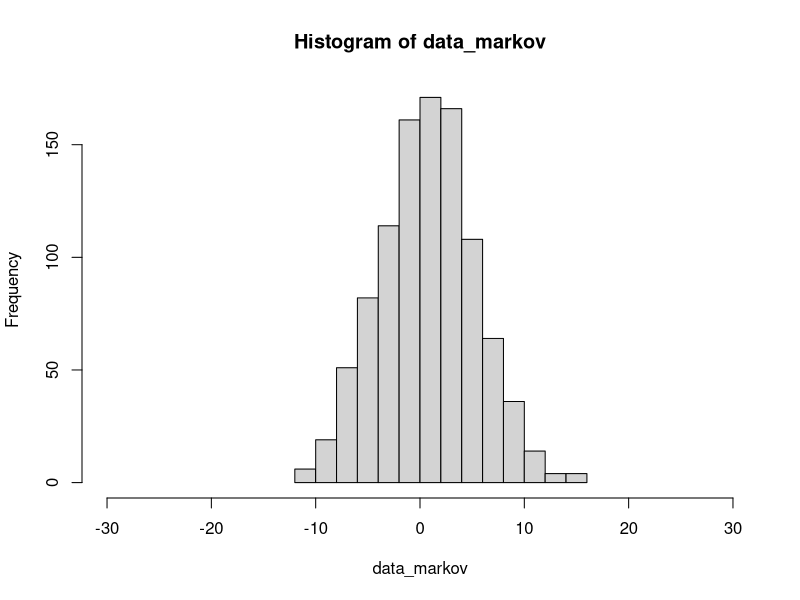
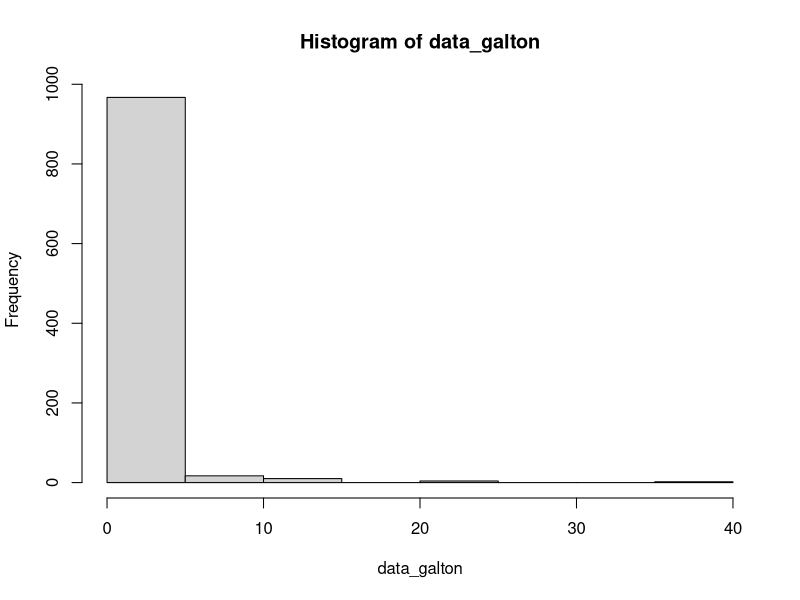
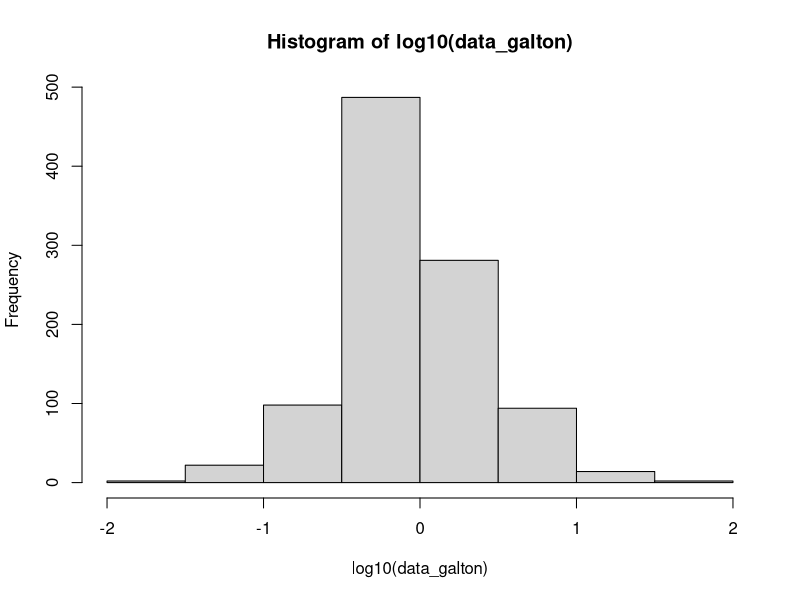
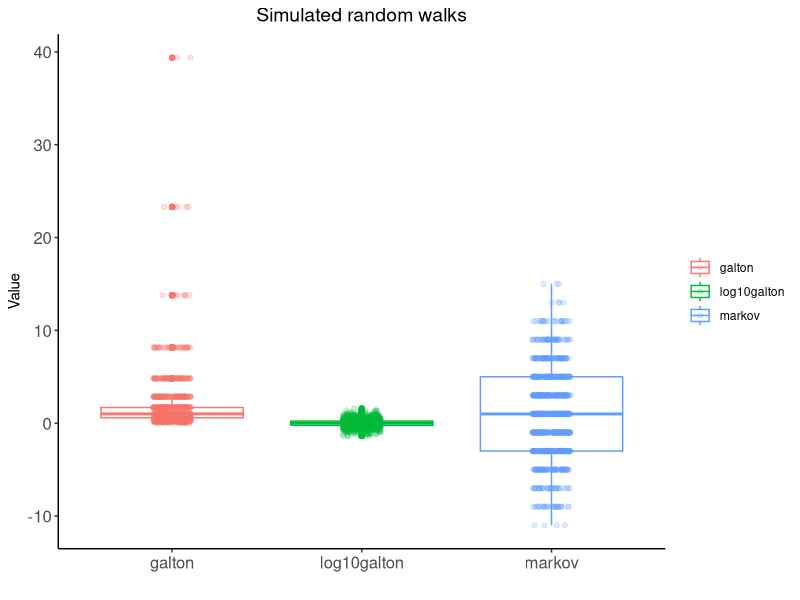

Generate these figures, in order, with R: (Note: this script raises an error after producing the figures.)
# Week 6, Vega lab meeting 2022
# Today we will continue learning about normality and log-normality
# in the context of random variables and random sampling
# using code and other material from
#   https://moderndive.com/3-wrangling.html
#   https://r4ds.had.co.nz/iteration.html
#   https://intro2r.com/loops.html
#   https://intro2r.com/prog_r.html
#   https://ggplot2-book.org/facet.html
#   https://www.dataanalytics.org.uk/axis-labels-in-r-plots-using-expression/
#
#  Background material for this section is from
#   https://www.khanacademy.org/math/statistics-probability/summarizing-quantitative-data
#   https://www.khanacademy.org/math/statistics-probability/random-variables-stats-library
#   https://www.khanacademy.org/math/statistics-probability/designing-studies
#
# We will:
# - learn more about iteration and generating functions in R
# - learn about statistical distributions in R
# - review the concept of random sampling
# - review summary statistics of data
# - continue learning about the concept of (log)normality as applied to biological data
# - observe the central limit theorem in action

#~~~~~~~~~~~~~~~~~~~~~~~~~~~~~~~~~~~~~~~~~~~~~~~~~~~~~~~~~~~~~~~~~~~~~~
# First, as usual, we will load the libraries we need
packages<-c("tidyverse", "cowplot", "e1071", "ggpubr")
install.packages(setdiff(packages, rownames(installed.packages())))

library(tidyverse)
library(cowplot)
library(e1071)
library(ggpubr)

# Today we will also be using some worm data
# Salmonella enterica LT2-GFP single worms (fed on plates), same as in bleach protocol
# and corresponding data for S. aureus-GFP

PathogenCount<-read.csv("PathogenCount.csv")

#~~~~~~~~~~~~~~~~~~~~~~~~~~~~~~~~~~~~~~~~~~~~~~~~~~~~~~~~~~~~~~~~~~~~~~~~
#~~~~~~~~~~~~~~~~~~~~~~~~~~~~~~~~~~~~~~~~~~~~~~~~~~~~~~~~~~~~~~~~~~~~~~~~
#              PROPERTIES OF LOG-NORMALITY
#
# The paper for this week described log-normality as a "multiplicative process"
# Let's confirm for ourselves that this is the case.
#
# First, we will simulate data for an additive process.
# As in the paper, we will use a simple Markov random walk
# What happens in a Markov process? What do we expect to see at the end?

# First we define the parameters of our process
# nsteps is the number of random steps we will take
nsteps<-20

# We will take a number of "walks" equal to reps
# and each step can be one unit forward or backwards, no other choices.
reps<-1000
step_choice<-c(-1,1)

# Declare an object to keep our data
data_markov<-numeric(reps)

# Now carry out the walk. What will this code do?
for (i in seq_len(reps)){
  myplace<-1 # This will be the center of our distribution
  for (j in seq_len(nsteps)){
    myplace<-myplace+sample(step_choice, size=1)
  }
  data_markov[[i]]<-myplace
}

# Plot out. Is this what we expected?
hist(data_markov, xlim=c(-30, 30))

# Are the summary statistics what we expected?
mean(data_markov)
median(data_markov)
var(data_markov)
skewness(data_markov)
IQR(data_markov)

# What will happen when we decrease or increase the number of steps?
# Try each nsteps below; go back to line 219 and re-run the loop.
nsteps<-10
nsteps<-50

#~~~~~~~~~~~~~~~~~~~~~~~~~~~~~~~~~~~~~~~~~~~~~~~~~~~~~~~
# Now we will do the same for a multiplicative process.
# First we define the parameters of our process
reps<-1000
nsteps<-20
cLN<-1.3 # the "c" from the paper's lognormal simulation
step_choice<-c(cLN, 1/cLN)

# and declare an object to keep our data
data_galton<-numeric(reps)

# now carry out the walk
for (i in seq_len(reps)){
  myplace<-1 # This will again be the center of our distribution
  for (j in seq_len(nsteps)){
    myplace<-myplace*sample(step_choice, size=1)
  }
  data_galton[[i]]<-myplace
}

# Plot out. Is this what we expected?
hist(data_galton)
hist(log10(data_galton))

# We can as usual compare summary statistics
mean(data_markov)
mean(data_galton)

median(data_markov)
median(data_galton)

var(data_markov)
var(data_galton)

skewness(data_markov)
skewness(data_galton)

IQR(data_markov)
IQR(data_galton)

# What do we see in the summary statistics?

#~~~~~~~~~~~~~~~~~~~~~~~~~~~~~~~~~~~~~~~~~~~~~~~~
# And just for fun, let's put some simulated data sets together and plot out to compare
reps<-1000
nsteps<-20
step_choice_markov<-c(-1, 1)
cLN<-1.3 # the "c" from the paper's lognormal simulation
step_choice_galton<-c(cLN, 1/cLN)

# Declare an object to keep our data
data_walks<-tibble(markov=numeric(reps),
                   galton=numeric(reps))


# Now carry out the walk. What will this code do?
for (i in seq_len(reps)){
  myplace_m<-1 # This will be the center of our distribution
  myplace_g<-1
  for (j in seq_len(nsteps)){
    myplace_m<-myplace_m+sample(step_choice_markov, size=1)
    myplace_g<-myplace_g*sample(step_choice_galton, size=1)
  }
  data_walks$markov[i]<-myplace_m
  data_walks$galton[i]<-myplace_g
}

data_walks%>%
  mutate(log10galton = log10(galton)) %>%
  pivot_longer(everything(), names_to="type", values_to="value")%>%
  ggplot(aes(x=factor(type), y=value, color=factor(type))) +
  geom_boxplot()+
  geom_jitter(width=0.1, alpha=0.2)+
  theme_classic()+
  theme(plot.title=element_text(hjust=0.5, size=14),
        legend.title=element_blank(),
        axis.text = element_text(size=12))+
  labs(title="Simulated random walks", y="Value", x="")

# And once again we can directly compare the summary statistics.
# Is this consistent with expectations?
summarize_walks<- data_walks %>%
  mutate(log10galton = log10(galton)) %>%
  pivot_longer(everything(), names_to="type", values_to="value")%>%
  group_by(type) %>%
  summarize(mean=mean(value, na.rm=TRUE),
            median=median(value, na.rm=TRUE),
            sd=sd(value, na.rm=TRUE),
            skew=skewness(value, na.rm=TRUE),
            q25=quantile(value, probs=0.25, na.rm=TRUE),
            q75=quantile(value, probs=0.75, na.rm=TRUE),
            q05=quantile(value, probs=0.05, na.rm=TRUE),
            q95=quantile(value, probs=0.95, na.rm=TRUE)
  )
summarize_walks


#~~~~~~~~~~~~~~~~~~~~~~~~~~~~~~~~~~~~~~~~~~~~~~~~~~~~~~~~~~~~~~~~~~~~~~~~~
#~~~~~~~~~~~~~~~~~~~~~~~~~~~~~~~~~~~~~~~~~~~~~~~~~~~~~~~~~~~~~~~~~~~~~~~~~
#~~         Summary statistics of real data:
#~~            CFU/worm in C. elegans
#
# Let's return to the PathogenCounts data set
glimpse(PathogenCount)

# Review from week 5: (Non) normality of CFU/worm data
# Is the normal a good match for the log-transformed real CFU data?
# This would imply that the CFU data are lognormal, btw.
# First let's just compare the histogram of the real data to the normal.
# We'll need to pre-generate our Gaussian data 
set.seed(0)
data<-tibble(x=rnorm(1000, mean=PathogenCountStats_SA1$mean_logcount, sd=PathogenCountStats_SA1$sd_logcount))

# Plot out the real data with the new random normal data over top
# Note that we are plotting a density histogram (scaled to 1)
PathogenCount %>%
  filter(Species=="SA" & Date==1) %>%
  ggplot(aes(x=logCount))+
  geom_histogram(aes(y = ..density..), fill="lightgrey", color = "black") +
  stat_function(fun = dnorm, args = list(mean=mean(data$x), sd=sd(data$x)))+
  theme_bw()

# We can also assess normality visually using a Q-Q plot
# First for the count data
PathogenCount  %>%
  filter(Species=="SA" & Date==1) %>%
  {list(qqnorm(.$Count, pch=1, frame=FALSE), qqline(.$Count, col="red", lwd=2))}

# And then for the log-transformed data
PathogenCount  %>%
  filter(Species=="SA" & Date==1) %>%
  {list(qqnorm(.$logCount, pch=1, frame=FALSE), qqline(.$logCount, col="red", lwd=2))}
PathogenCount  %>%
  filter(Species=="SA" & Date==2) %>%
  {list(qqnorm(.$logCount, pch=1, frame=FALSE), qqline(.$logCount, col="red", lwd=2))}
PathogenCount  %>%
  filter(Species=="SA" & Date==3) %>%
  {list(qqnorm(.$logCount, pch=1, frame=FALSE), qqline(.$logCount, col="red", lwd=2))}

# And finally for the pooled S. aureus data
PathogenCount  %>%
  filter(Species=="SA") %>%
  {list(qqnorm(.$logCount, pch=1, frame=FALSE), qqline(.$logCount, col="red", lwd=2))}

# Now let's look at the pooled S. enterica data
PathogenCount  %>%
  filter(Species=="SE") %>%
  {list(qqnorm(.$logCount, pch=1, frame=FALSE), qqline(.$logCount, col="red", lwd=2))}

#~~~~~~~~~~~~~~~~~~~~~~~~~~~~~~~~~~~~~~~~~~~~~~~~~~~~~~~~~~~~~~~~~~~~~~~~~~~~~~~~
# We can see that these data are at best log-normal, so what do the means look like?
# Fortunately, we have experimental data to show this
# They are in a file called batchdigests.txt

BatchDigests<-read.table("batchdigests.txt", header=TRUE)
BatchDigests$Batch<-as.factor(BatchDigests$Batch)

# These are real data from batch digests 2022-2-18, S. aureus and S. enterica
# with batch sizes of 1, 5 or 25 worms/batch and n=24 samples for each batch size
# SA looks fine, but I didn't get enough worms for SE, and needed to plate higher dilutions
# so let's plot out the S. aureus data

pBatchSA<-subset(BatchDigests, Species=="SA") %>%
  ggplot(aes(x=Batch, y=logCFU, color=Batch)) + 
  geom_jitter(shape=16, position=position_jitter(0.05)) +
  geom_violin(fill=NA) + theme_classic() + 
  theme(text=element_text(size=16), 
        axis.title.x = element_blank(), 
        axis.text.x = element_blank(),
        plot.title=element_text(hjust=0.5, size=16),
        legend.position=c(0.9,0.3)) + 
  labs(title=expression(paste(italic("S. aureus"), " Newman")), y=expression(log[10](CFU/worm)))
pBatchSA

#~~~~~~~~~~~~~~~~~~~~~~~~~~~~~~~~~~~~~~~~~~~~~~~~~~~~~~~~~~~~~~~~~~~~~~~~~~~~~~
# We can get the same effect by creating synthetic "batches" off of the CFU/worm data
# using function wormboot() from script wormboot.R

wormboot<-function(reps, mydata){
  # Expects a number of reps for the bootstrap (reps)
  # and a vector of worm CFU data for individuals (mydata)
  # Returns a data frame of simulated batch digests
  # with batch sizes 1, 5, 10, 20, 50 worms/batch
  # values reported as inferred CFU/worm and log10(CFU/worm)
  capp<-length(mydata)
  batch5<-rep(0,reps)
  batch10<-rep(0,reps)
  batch20<-rep(0,reps)
  batch50<-rep(0, reps)
  for(i in 1:reps){
    idx5<-sample(1:capp,5,replace=TRUE)
    idx10<-sample(1:capp,10,replace=TRUE)
    idx20<-sample(1:capp,20,replace=TRUE)
    idx50<-sample(1:capp,50,replace=TRUE)
    batch5[i]<-mean(mydata[idx5])
    batch10[i]<-mean(mydata[idx10])
    batch20[i]<-mean(mydata[idx20])
    batch50[i]<-mean(mydata[idx50])
  }
  batch5log<-log10(batch5+1)
  batch10log<-log10(batch10+1)
  batch20log<-log10(batch20+1) 
  batch50log<-log10(batch50+1) 
  batch<-c(rep(1,times=capp), rep(5, times=reps), rep(10, times=reps), rep(20, times=reps), rep(50, times=reps))
  logCFU<-log10(mydata)
  logCount<-c(logCFU, batch5log, batch10log, batch20log, batch50log)
  Count<-c(mydata, batch5, batch10, batch20, batch50)
  dataSet<-data.frame(batch, Count, logCount)
  return(dataSet)
}
#~~~~~~~~~~~~~~~~~~~~~~~~~~~~~~~~~~~~~~~~~~~~~~~~~~~~~~~~~~~~~~~~~~~~~~~~~~~~~~

# Once the function is loaded, we can use it.
# Walk through the code below. What will this do?

names(PathogenCount)

SaBoot1<-PathogenCount %>%
  subset(Species=="SA" & Date==1, select=Count) %>%
  t() %>%
  wormboot(reps=25)
SaBoot1$Day<-as.factor("1")

SaBoot2<-PathogenCount %>%
  subset(Species=="SA" & Date==2, select=Count) %>%
  t() %>%
  wormboot(reps=25)
SaBoot2$Day<-as.factor("2")

jointSaBoot<-rbind(SaBoot1, SaBoot2)

# and plot
# ggpubr provides the function stat_compare_means()
# which uses Wilcoxon rank sum testing as a default

jointSaBoot %>%
  ggplot(aes(x=Day, y=logCount, color=Day)) + 
  geom_jitter(shape=16, position=position_jitter(0.05)) +
  geom_violin(fill=NA) + 
  ylim(-0.1,6)+ theme_classic() + 
  theme(
    text=element_text(size=14), 
    #axis.title.x = element_blank(),
    #axis.text.x = element_blank(),
    plot.title=element_text(hjust=0.5,size=14),
    legend.position="none")+
  stat_compare_means(label.y = 0.05, label.x=1.1) +
  labs(title="Simulated batch digests", x="Sampling Day", y=expression(log[10](CFU/Worm)))+
  facet_wrap(~batch, nrow=1)

# What do we observe in the statistical tests? Why?

